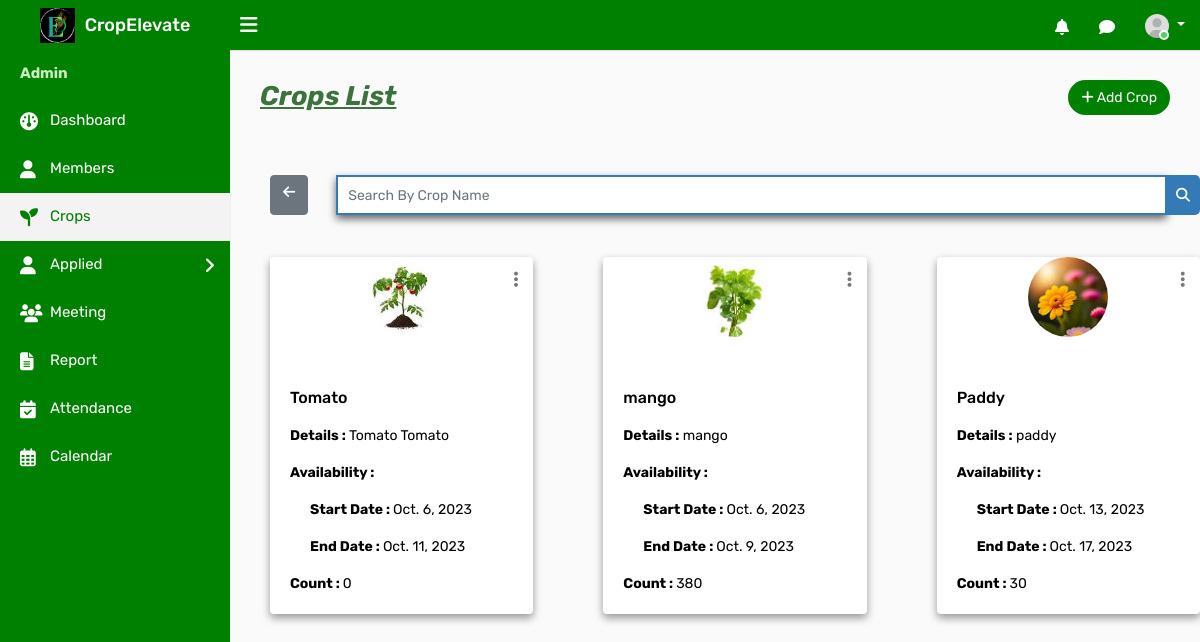
Page /adcrop on the earlier database version.
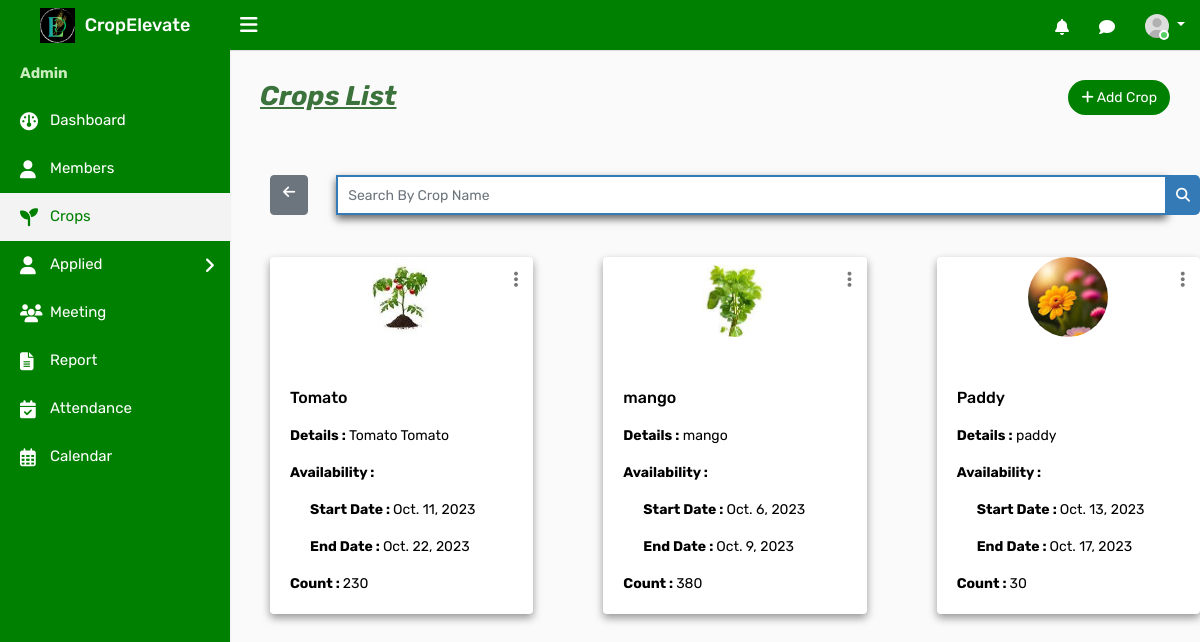
Same page on the later database version.
### ceapp/models.py (models this page shows)
class Crop(models.Model):
    Namec = models.CharField(max_length=100)
    des = models.TextField()
    start_date = models.DateField(null=True, blank=True)
    end_date = models.DateField(null=True, blank=True)
    count = models.PositiveIntegerField(default=0)
    crop_photo = models.ImageField(upload_to='crop_photos/', blank=True, null=True)
    created_at = models.DateTimeField(auto_now_add=True)
    current = models.BooleanField(default=False)

### ceapp/views.py (the view)
# urls.py: path('adcrop',views.adcrop,name='adcrop'),
def adcrop(request):
    crops = Crop.objects.all()
    return render(request, 'admintemp/adcrop.html', {'crops': crops})

### templates/admintemp/adcrop.html (shortened to what this page needs)
{% load static %}
<!DOCTYPE html>
<html lang="en">
<head>
    <link rel="stylesheet" type="text/css" href="{% static 'assets/css/bootstrap.min.css' %}">
    <link rel="stylesheet" type="text/css" href="{% static 'assets/css/dataTables.bootstrap4.min.css' %}">
    <link rel="stylesheet" type="text/css" href="{% static 'assets/css/font-awesome.min.css' %}">
    <link rel="stylesheet" type="text/css" href="{% static 'assets/css/style.css' %}">
    <link rel="stylesheet" href="https://cdnjs.cloudflare.com/ajax/libs/font-awesome/6.2.0/css/all.min.css">
</head>
<body>
    <div class="main-wrapper">
        <div class="header">
			<div class="header-left">
				<a href="{% url 'adindex' %}" class="logo">
					<img src="{% static 'assets/img/adminlogo1.png' %}" width="35" height="35" alt=""> <span>CropElevate</span>
				</a>
			</div>
			<a id="toggle_btn" href="javascript:void(0);"><i class="fa fa-bars"></i></a>
            <ul class="nav user-menu float-right">
                <li class="nav-item dropdown d-none d-sm-block">
                    <a href="#" class="dropdown-toggle nav-link" data-toggle="dropdown"><i class="fa fa-bell-o"></i> </a>
                </li>
                <li class="nav-item dropdown d-none d-sm-block">
                    <a href="javascript:void(0);" id="open_msg_box" class="hasnotifications nav-link"><i class="fa fa-comment-o"></i> </a>
                </li>
                <li class="nav-item dropdown has-arrow">
                    <a href="#" class="dropdown-toggle nav-link user-link" data-toggle="dropdown">
                        <span class="user-img"><img class="rounded-circle" src="{% static 'assets/img/user.jpg' %}" width="40" alt="Admin">
							<span class="status online"></span></span>
                    </a>
                </li>
            </ul>
        </div>
        <div class="sidebar" id="sidebar">
            <div class="sidebar-inner slimscroll">
                <div id="sidebar-menu" class="sidebar-menu">
                    <ul>
                        <li class="menu-title" style="color:#c9edbe; font-weight:bold;">Admin</li>
                        <li>
                            <a href="{% url 'adindex' %}"><i class="fa fa-dashboard"></i> <span>Dashboard</span></a>
                        </li>
						<li>
                            <a href="{% url 'admember' %}"><i class="fa fa-user"></i> <span>Members</span></a>
                        </li>
                        <li class="active">
                            <a href="{% url 'adcrop' %}"><i class="fas fa-seedling fa-2x"></i> <span>Crops</span></a>
                        </li>
                        <li class="submenu green-background">
                            <a href="#"><i class="fa fa-user"></i> Applied <span class="menu-arrow"></span></a>
                        </li>
                        <li>
                            <a href="{% url 'admeeting' %}"><i class="fas fa-users fa-2x"></i>
                            </i> <span>Meeting</span></a>
                        </li>
                        <li>
                            <a href="{% url 'adreport' %}"><i class="fas fa-file-text"></i>
                            </i> <span>Report</span></a>
                        </li>
                       <li>
                            <a href="{% url 'adattendance' %}"><i class="fa fa-calendar-check-o"></i> <span>Attendance</span></a>
                        </li>
                        <li>
                            <a href="{% url 'adcalendar' %}"><i class="far fa-calendar-alt fa-2x"></i>
                                <span>Calendar</span></a>
                        </li>
                    </ul>
                </div>
            </div>
        </div>
                </div>
                <div class="page-wrapper">
                    <div class="content">
                        <div class="row">
                            <div class="col-sm-5 col-5">
                                <h4 class="page-title" style="font-size:27px; color:#3c733c;"><b><i><u>Crops List</b></i></u></h4>
                            </div>
                            <div class="col-sm-7 col-7 text-right m-b-30">
                                <a href="{% url 'adaddcrop' %}" class="btn btn-primary btn-rounded" style="background-color: green; color: white;"><i class="fa fa-plus"></i> Add Crop</a>
                            </div>
                        </div>
                        </div>
                        <div class="row">
                            <div class="col-md-12">
                                <form id="search-form" method="GET" action="{% url 'search_crop' %}">
                                    <div class="input-group">
                                        <a href="{% url 'adcrop' %}" class="btn btn-secondary" style="margin-left:40px;"><i class="fa fa-arrow-left"></i></a>&ensp;&ensp;&ensp;&ensp;
                                        <input type="text" class="form-control custom-search-input" name="cropname" placeholder="Search By Crop Name">
                                        <div class="input-group-append">
                                            <button class="btn btn-primary custom-search-btn" type="submit"><i class="fa fa-search"></i></button>
                                        </div>
                                    </div>
                                </form>
                            </div>
                        </div><br><br>
                        <div class="row">
                            {% for crop in crops %}
                            <div class="col-md-4">
                                <div class="card" style="box-shadow: 0 4px 8px 0 rgba(0, 0, 0, 0.4); margin-left:40px;">
                                    <div class="dropdown profile-action">
                                        <a href="#" class="action-icon dropdown-toggle" data-toggle="dropdown" aria-expanded="false"><i class="fa fa-ellipsis-v"></i></a>
                                    </div>
                                    <div class="doctor-img">
                                        <a class="avatar" href="#"><img alt="" src="{{ crop.crop_photo.url }}"></a>
                                       </div>
                                    <div class="card-body">
                                        <p>
                                        <h5 class="card-title" style="color:black;">{{ crop.Namec }}</h5>
                                        <p class="card-text" style="color:black;"><b>Details :</b>  {{ crop.des }}</p>
                                        <p class="card-text" style="color:black;"><b>Availability :</b></p>
                                        <p class="card-text" style= "padding-left:20px; color:black;"><b>Start Date : </b> {{ crop.start_date }}</p>
                                        <p class="card-text"  style= "padding-left:20px; color:black;"><b>End Date :  </b>{{ crop.end_date }}</p>
                                        <p class="card-text"style="color:black;"><b>Count : </b> {{ crop.count }}</p>
                                    </div>
                                </div>
                            </div>
                            {% endfor %}
                        </div>
		</div>
</body>
</html>

Differences in the rows shown:
changed Crop "Tomato": start_date "Oct. 6, 2023" → "Oct. 11, 2023"; end_date "Oct. 11, 2023" → "Oct. 22, 2023"; count "0" → "230"
